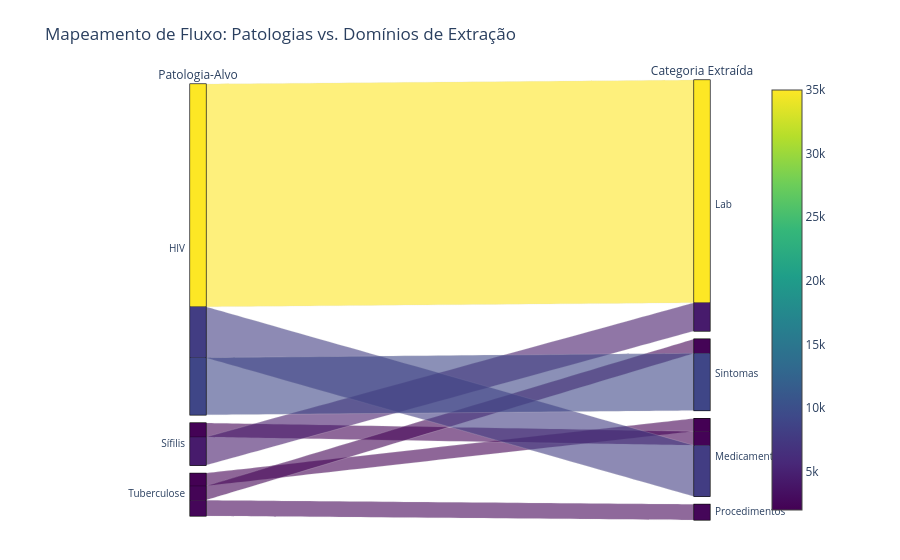

The cell this chart's notebook holds for it:
### Markdown cell above
## 13. Mapeamento Multidimensional: Interação entre Patologias e Domínios

Nesta representação de categorias paralelas, visualizamos a "jornada do dado" dentro do modelo. Cada linha representa o fluxo de informações de uma patologia específica para as categorias de extração. O gráfico revela a complexidade do IANA em lidar com interseções clínicas, mostrando como o modelo transita entre o diagnóstico principal e os múltiplos domínios de suporte (Sintomas e Medicamentos) de forma coordenada e simultânea.

### Code cell
import plotly.graph_objects as go
import pandas as pd

# Dados reais consolidados
df_para = pd.DataFrame([
    dict(Doença="HIV", Categoria="Lab", Volume=35000),
    dict(Doença="HIV", Categoria="Sintomas", Volume=9000),
    dict(Doença="HIV", Categoria="Medicamentos", Volume=8000),
    dict(Doença="Sífilis", Categoria="Lab", Volume=4442),
    dict(Doença="Sífilis", Categoria="Medicamentos", Volume=2209),
    dict(Doença="Tuberculose", Categoria="Sintomas", Volume=2246),
    dict(Doença="Tuberculose", Categoria="Procedimentos", Volume=2464),
    dict(Doença="Tuberculose", Categoria="Medicamentos", Volume=2000),
])

# Usando go.Parcats que aceita o parâmetro 'counts'
fig = go.Figure(data=[go.Parcats(
    dimensions=[
        {'label': 'Patologia-Alvo', 'values': df_para['Doença']},
        {'label': 'Categoria Extraída', 'values': df_para['Categoria']}
    ],
    counts=df_para['Volume'],
    line={'color': df_para['Volume'], 'colorscale': 'Viridis', 'showscale': True},
    hoverinfo='count+probability',
    arrangement='freeform'
)])

fig.update_layout(
    title_text="Mapeamento de Fluxo: Patologias vs. Domínios de Extração",
    font_size=12,
    margin=dict(t=80, l=150, r=150, b=40)
)

fig.show()

### Figure 1 — Plotly figure (JSON) as saved in the notebook; plotly's stock layout.template omitted (floating-point values rounded to 4 significant figures)
{"data": [{"arrangement": "freeform", "counts": [35000, 9000, 8000, 4442, 2209, 2246, 2464, 2000], "dimensions": [{"label": "Patologia-Alvo", "values": ["HIV", "HIV", "HIV", "Sífilis", "Sífilis", "Tuberculose", "Tuberculose", "Tuberculose"]}, {"label": "Categoria Extraída", "values": ["Lab", "Sintomas", "Medicamentos", "Lab", "Medicamentos", "Sintomas", "Procedimentos", "Medicamentos"]}], "hoverinfo": "count+probability", "line": {"color": [35000, 9000, 8000, 4442, 2209, 2246, 2464, 2000], "colorscale": [[0, "#440154"], [0.1111, "#482878"], [0.2222, "#3e4989"], [0.3333, "#31688e"], [0.4444, "#26828e"], [0.5556, "#1f9e89"], [0.6667, "#35b779"], [0.7778, "#6ece58"], [0.8889, "#b5de2b"], [1, "#fde725"]], "showscale": true}, "type": "parcats"}], "layout": {"font": {"size": 12}, "margin": {"b": 40, "l": 150, "r": 150, "t": 80}, "title": {"text": "Mapeamento de Fluxo: Patologias vs. Domínios de Extração"}}}
